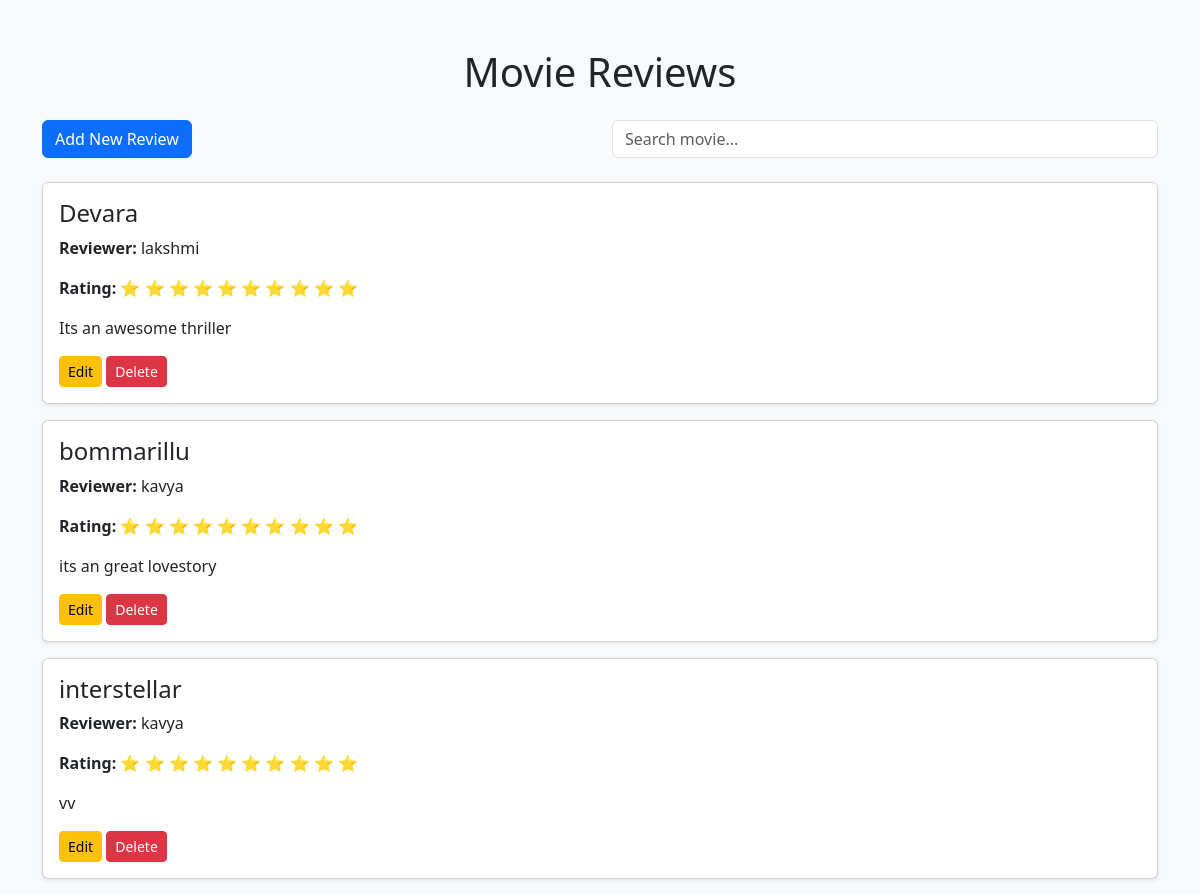
The page / on the database its author committed.
### movie_reviews/models.py (models this page shows, shortened)
class MovieReview(models.Model):
    movie_name = models.CharField(max_length=200)
    reviewer_name = models.CharField(max_length=100)
    rating = models.IntegerField()
    review_text = models.TextField()

### movie_reviews/views.py (the view)
# urls.py: path('', views.review_list, name='review_list'),
def review_list(request):
    query = request.GET.get('q')
    if query:
        reviews = MovieReview.objects.filter(movie_name__icontains=query)
    else:
        reviews = MovieReview.objects.all()
    return render(request, 'movie_reviews/review_list.html', {'reviews': reviews})

### movie_reviews/templates/movie_reviews/review_list.html (shortened to what this page needs)
<!DOCTYPE html>
<html>
<head>
    <link href="https://cdn.jsdelivr.net/npm/bootstrap@5.3.2/dist/css/bootstrap.min.css" rel="stylesheet">
</head>
<body class="bg-light">
<div class="container mt-5">
<h1 class="text-center mb-4">Movie Reviews</h1>
<div class="row mb-4">
<div class="col-md-6">
<a href="/add/" class="btn btn-primary">Add New Review</a>
</div>
<div class="col-md-6">
<form method="GET">
<input type="text" name="q" class="form-control" placeholder="Search movie...">
</form>
</div>
</div>
{% for review in reviews %}
<div class="card mb-3 shadow-sm">
<div class="card-body">
<h4 class="card-title">{{ review.movie_name }}</h4>
<p><strong>Reviewer:</strong> {{ review.reviewer_name }}</p>
<p><strong>Rating:</strong>
{% for i in "1234567890"|slice:":review.rating" %}
⭐
{% endfor %}
</p>
<p>{{ review.review_text }}</p>
<a href="/edit/{{ review.id }}" class="btn btn-warning btn-sm">Edit</a>
<a href="/delete/{{ review.id }}" class="btn btn-danger btn-sm">Delete</a>
</div>
</div>
{% endfor %}
</div>
</body>
</html>

### rows shown on the page
MovieReview: movie_name "Devara", reviewer_name "lakshmi", review_text "Its an awesome thriller"
MovieReview: movie_name "bommarillu", reviewer_name "kavya", review_text "its an great lovestory"
MovieReview: movie_name "interstellar", reviewer_name "kavya", review_text "vv"
